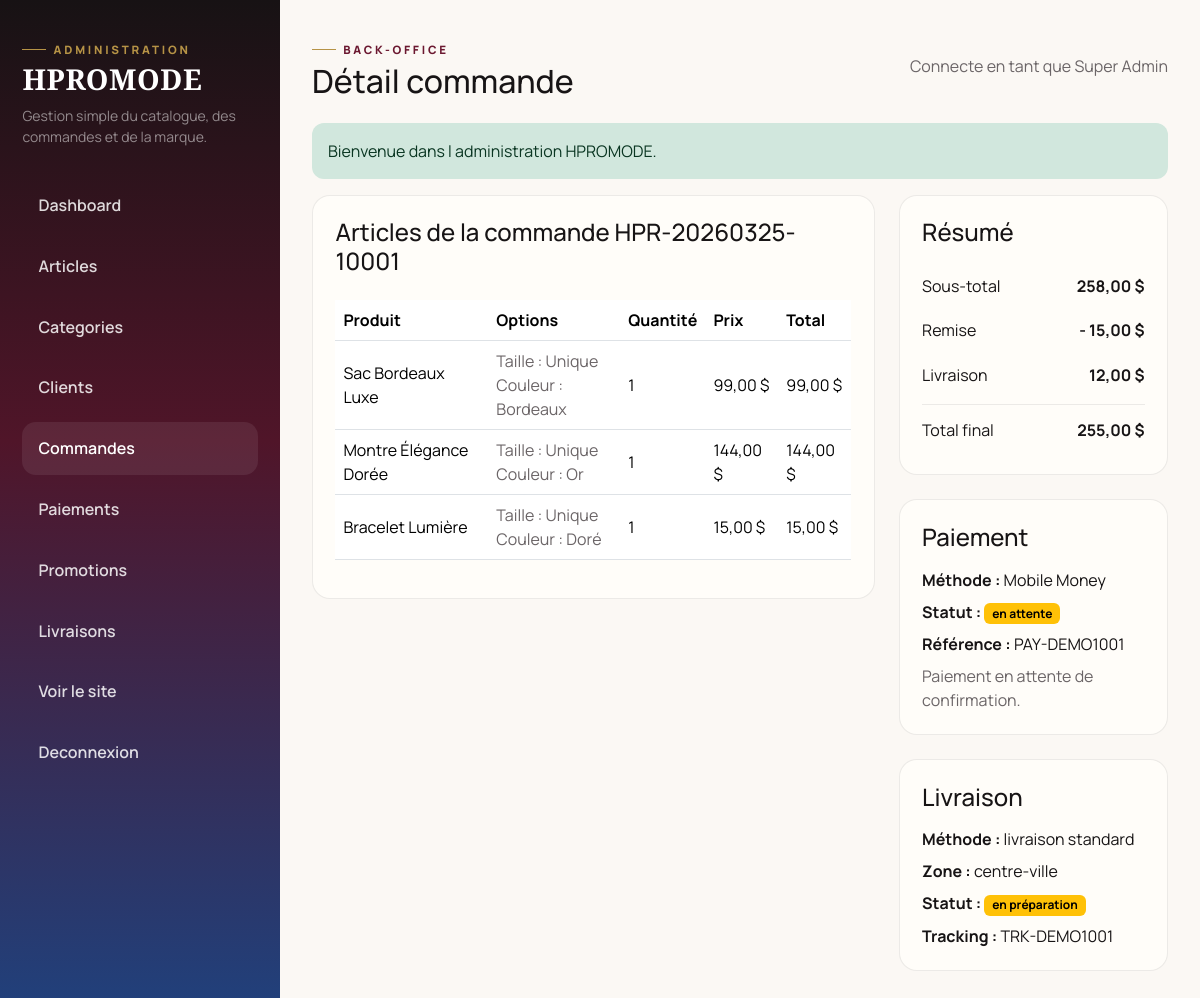
Screenshot of /admin/order-details.php?id=1 (signed in) with the database file from the repository.
### tables this page shows
CREATE TABLE orders (
    id INT AUTO_INCREMENT PRIMARY KEY,
    user_id INT NOT NULL,
    order_number VARCHAR(80) NOT NULL UNIQUE,
    first_name VARCHAR(100) NOT NULL,
    last_name VARCHAR(100) NOT NULL,
    phone VARCHAR(50) NOT NULL,
    email VARCHAR(180) NOT NULL,
    address VARCHAR(255) NOT NULL,
    city VARCHAR(120) NOT NULL,
    country VARCHAR(120) NOT NULL,
    subtotal DECIMAL(10,2) NOT NULL DEFAULT 0,
    delivery_fee DECIMAL(10,2) NOT NULL DEFAULT 0,
    discount_amount DECIMAL(10,2) NOT NULL DEFAULT 0,
    total_amount DECIMAL(10,2) NOT NULL DEFAULT 0,
    delivery_method VARCHAR(120) NOT NULL,
    delivery_zone VARCHAR(120) DEFAULT NULL,
    payment_method VARCHAR(120) NOT NULL,
    payment_status VARCHAR(60) NOT NULL DEFAULT 'en attente',
    delivery_status VARCHAR(60) NOT NULL DEFAULT 'en attente',
    promo_code VARCHAR(80) DEFAULT NULL,
    notes TEXT DEFAULT NULL,
    created_at TIMESTAMP DEFAULT CURRENT_TIMESTAMP,
    CONSTRAINT fk_orders_user FOREIGN KEY (user_id) REFERENCES users(id) ON DELETE CASCADE
);

CREATE TABLE order_items (
    id INT AUTO_INCREMENT PRIMARY KEY,
    order_id INT NOT NULL,
    product_id INT DEFAULT NULL,
    product_name VARCHAR(180) NOT NULL,
    size VARCHAR(80) DEFAULT NULL,
    color VARCHAR(80) DEFAULT NULL,
    quantity INT NOT NULL,
    unit_price DECIMAL(10,2) NOT NULL,
    line_total DECIMAL(10,2) NOT NULL,
    CONSTRAINT fk_order_items_order FOREIGN KEY (order_id) REFERENCES orders(id) ON DELETE CASCADE,
    CONSTRAINT fk_order_items_product FOREIGN KEY (product_id) REFERENCES products(id) ON DELETE SET NULL
);

CREATE TABLE payments (
    id INT AUTO_INCREMENT PRIMARY KEY,
    order_id INT NOT NULL,
    payment_method VARCHAR(120) NOT NULL,
    amount DECIMAL(10,2) NOT NULL,
    status VARCHAR(60) NOT NULL DEFAULT 'en attente',
    transaction_reference VARCHAR(120) DEFAULT NULL,
    payment_note VARCHAR(255) DEFAULT NULL,
    created_at TIMESTAMP DEFAULT CURRENT_TIMESTAMP,
    CONSTRAINT fk_payments_order FOREIGN KEY (order_id) REFERENCES orders(id) ON DELETE CASCADE
);

CREATE TABLE deliveries (
    id INT AUTO_INCREMENT PRIMARY KEY,
    order_id INT NOT NULL,
    delivery_method VARCHAR(120) NOT NULL,
    delivery_zone VARCHAR(120) DEFAULT NULL,
    delivery_city VARCHAR(120) DEFAULT NULL,
    fee DECIMAL(10,2) NOT NULL DEFAULT 0,
    status VARCHAR(60) NOT NULL DEFAULT 'en attente',
    tracking_number VARCHAR(120) DEFAULT NULL,
    created_at TIMESTAMP DEFAULT CURRENT_TIMESTAMP,
    CONSTRAINT fk_deliveries_order FOREIGN KEY (order_id) REFERENCES orders(id) ON DELETE CASCADE
);

### includes/functions.php (called while the page is built, shortened)
<?php
function e($value)
{
    $value = (string) $value;
    return htmlspecialchars($value, ENT_QUOTES, 'UTF-8');
}
function format_price($price)
{
    return number_format((float) $price, 2, ',', ' ') . ' $';
}
function hpromode_lower($value)
{
    $value = trim((string) $value);
    if (function_exists('mb_strtolower')) {
        return mb_strtolower($value, 'UTF-8');
    }
    return strtolower($value);
}
function badge_class($status)
{
    $normalized = hpromode_lower($status);
    switch ($normalized) {
        case 'en attente':
        case 'pending':
        case 'en préparation':
        case 'preparation':
        case 'draft':
            return 'warning';
    }
}

### admin/order-details.php (the view, shortened to what this page needs)
<?php
require_once __DIR__ . '/includes_top.php';
$orderId = (int) (isset($_GET['id']) ? $_GET['id'] : 0);
$orderStatement = $pdo->prepare('SELECT * FROM orders WHERE id = ? LIMIT 1');
$orderStatement->execute([$orderId]);
$order = $orderStatement->fetch();
$itemsStatement = $pdo->prepare('SELECT * FROM order_items WHERE order_id = ? ORDER BY id ASC');
$itemsStatement->execute([$orderId]);
$items = $itemsStatement->fetchAll();
$paymentStatement = $pdo->prepare('SELECT * FROM payments WHERE order_id = ? ORDER BY id DESC LIMIT 1');
$paymentStatement->execute([$orderId]);
$payment = $paymentStatement->fetch();
$deliveryStatement = $pdo->prepare('SELECT * FROM deliveries WHERE order_id = ? ORDER BY id DESC LIMIT 1');
$deliveryStatement->execute([$orderId]);
$delivery = $deliveryStatement->fetch();
?>
<div class="row g-4">
    <div class="col-xl-8">
        <div class="glass-panel">
            <h3 class="h4 mb-4">Articles de la commande <?= e($order['order_number']) ?></h3>
            <div class="table-responsive">
                <table class="table align-middle">
                    <thead>
                        <tr>
                            <th>Produit</th>
                            <th>Options</th>
                            <th>Quantité</th>
                            <th>Prix</th>
                            <th>Total</th>
                        </tr>
                    </thead>
                    <tbody>
                        <?php foreach ($items as $item): ?>
                            <tr>
                                <td><?= e($item['product_name']) ?></td>
                                <td>
                                    <div class="small-muted">Taille : <?= e($item['size'] ?: 'Unique') ?></div>
                                    <div class="small-muted">Couleur : <?= e($item['color'] ?: 'Unique') ?></div>
                                </td>
                                <td><?= (int) $item['quantity'] ?></td>
                                <td><?= format_price((float) $item['unit_price']) ?></td>
                                <td><?= format_price((float) $item['line_total']) ?></td>
                            </tr>
                        <?php endforeach; ?>
                    </tbody>
                </table>
            </div>
        </div>
    </div>
    <div class="col-xl-4">
        <div class="summary-card mb-4">
            <h3 class="h4 mb-3">Résumé</h3>
            <div class="summary-line"><span>Sous-total</span><strong><?= format_price((float) $order['subtotal']) ?></strong></div>
            <div class="summary-line"><span>Remise</span><strong>- <?= format_price((float) $order['discount_amount']) ?></strong></div>
            <div class="summary-line"><span>Livraison</span><strong><?= format_price((float) $order['delivery_fee']) ?></strong></div>
            <div class="summary-line total-line"><span>Total final</span><strong><?= format_price((float) $order['total_amount']) ?></strong></div>
        </div>
        <div class="glass-panel mb-4">
            <h3 class="h4 mb-3">Paiement</h3>
            <p class="mb-2"><strong>Méthode :</strong> <?= e($order['payment_method']) ?></p>
            <p class="mb-2"><strong>Statut :</strong> <span class="badge text-bg-<?= badge_class($order['payment_status']) ?>"><?= e($order['payment_status']) ?></span></p>
            <?php if ($payment): ?>
                <p class="mb-2"><strong>Référence :</strong> <?= e($payment['transaction_reference']) ?></p>
                <p class="small-muted mb-0"><?= e($payment['payment_note']) ?></p>
            <?php endif; ?>
        </div>
        <div class="glass-panel">
            <h3 class="h4 mb-3">Livraison</h3>
            <p class="mb-2"><strong>Méthode :</strong> <?= e($order['delivery_method']) ?></p>
            <p class="mb-2"><strong>Zone :</strong> <?= e($order['delivery_zone']) ?></p>
            <p class="mb-2"><strong>Statut :</strong> <span class="badge text-bg-<?= badge_class($order['delivery_status']) ?>"><?= e($order['delivery_status']) ?></span></p>
            <?php if ($delivery): ?>
                <p class="mb-0"><strong>Tracking :</strong> <?= e($delivery['tracking_number']) ?></p>
            <?php endif; ?>
        </div>
    </div>
</div>
<?php require_once __DIR__ . '/includes_bottom.php'; ?>

### assets/css/style.css (style rules this page uses)
:root { --bg: #fbf8f4; --surface: #fffdf9; --surface-soft: #f3eee8; --ink: #171415; --muted: #6b6567; --line: rgba(23, 20, 21, 0.08); --line-strong: rgba(23, 20, 21, 0.14); --bordeaux: #6b1830; --royal: #244a8f; --gold: #b69346; --gold-soft: #dfcb95; --radius-xl: 26px; --radius-lg: 18px; --radius-md: 12px; }
* { box-sizing: border-box; }
html { scroll-behavior: smooth; }
body { margin: 0; font-family: 'Manrope', sans-serif; color: var(--ink); background: var(--bg); min-height: 100vh; }
.small-muted { color: var(--muted); }
.editorial-card, .quote-panel, .collection-panel, .filter-card, .product-buy-card, .product-editorial-note, .summary-card, .auth-card, .universe-panel, .category-shortcut, .product-stage-gallery, .split-intro-media, .split-story-media, .catalog-hero-media, .rental-visual { background: var(--surface); border: 1px solid var(--line); border-radius: var(--radius-lg); }
.product-card-header, .product-card-footer, .summary-line, .catalog-toolbar { display: flex; justify-content: space-between; gap: 1rem; }
.summary-card, .filter-card, .glass-panel { background: var(--surface); border: 1px solid var(--line); border-radius: var(--radius-lg); }
.summary-card, .filter-card, .glass-panel, .auth-card { padding: 1.4rem; }
.summary-line { align-items: center; padding: 0.65rem 0; }
.total-line { margin-top: 0.4rem; padding-top: 0.8rem; border-top: 1px solid var(--line); }
.admin-body, .admin-login-body { background: var(--bg); }

### rows the page displays
orders: order_number "HPR-20260325-10001", subtotal "258,00 $", discount_amount "15,00 $", delivery_fee "12,00 $", total_amount "255,00 $", payment_method "Mobile Money", payment_status "en attente", delivery_method "livraison standard", delivery_zone "centre-ville", delivery_status "en préparation"
order_items: product_name "Sac Bordeaux Luxe", size "Unique", color "Bordeaux", quantity "1", unit_price "99,00 $", line_total "99,00 $"
order_items: product_name "Montre Élégance Dorée", size "Unique", color "Or", quantity "1", unit_price "144,00 $", line_total "144,00 $"
order_items: product_name "Bracelet Lumière", size "Unique", color "Doré", quantity "1", unit_price "15,00 $", line_total "15,00 $"
payments: transaction_reference "PAY-DEMO1001", payment_note "Paiement en attente de confirmation."
deliveries: tracking_number "TRK-DEMO1001"

### other values shown
isset($pageTitle) ? $pageTitle : 'Administration' "Détail commande"
array_value(current_admin(), 'name', 'Administrateur') "Super Admin"
$message "Bienvenue dans l administration HPROMODE."
